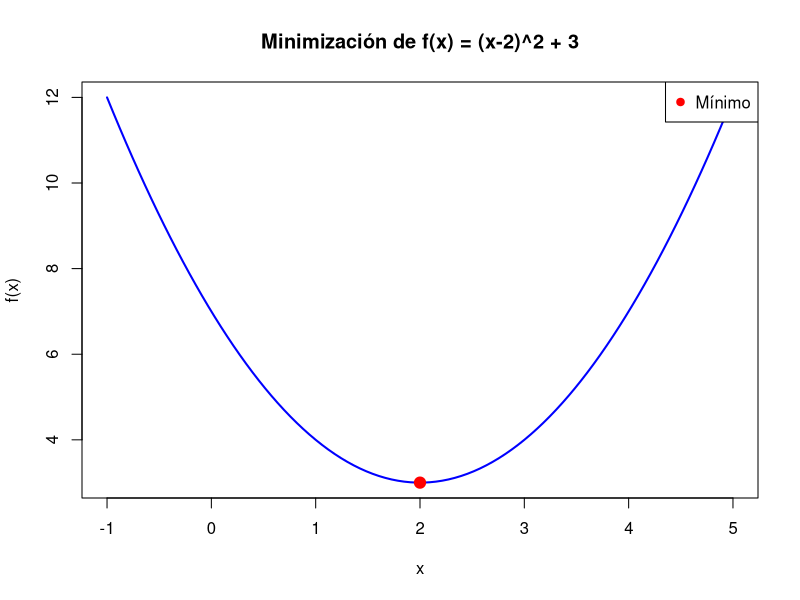

R code for this plot:
# Definir la función f(x)
f <- function(x) (x - 2)^2 + 3

# Usar optim para encontrar el mínimo
result_min <- optim(par = 0,  # Punto inicial
                    fn = f,  # Función a minimizar
                    method = "BFGS")  # Método sin límites

# Mostrar el resultado
cat("Mínimo encontrado en x =", result_min$par, "\n")
cat("Valor mínimo de f(x) =", f(result_min$par), "\n")

# Graficar la función y el punto óptimo
x_vals <- seq(-1, 5, length.out = 100)  # Rango para x
y_vals <- f(x_vals)                     # Valores de f(x)

plot(x_vals, y_vals, type = "l", col = "blue", lwd = 2,
     main = "Minimización de f(x) = (x-2)^2 + 3",
     xlab = "x", ylab = "f(x)")
points(result_min$par, f(result_min$par), col = "red", pch = 19, cex = 1.5)
legend("topright", legend = "Mínimo", col = "red", pch = 19)
